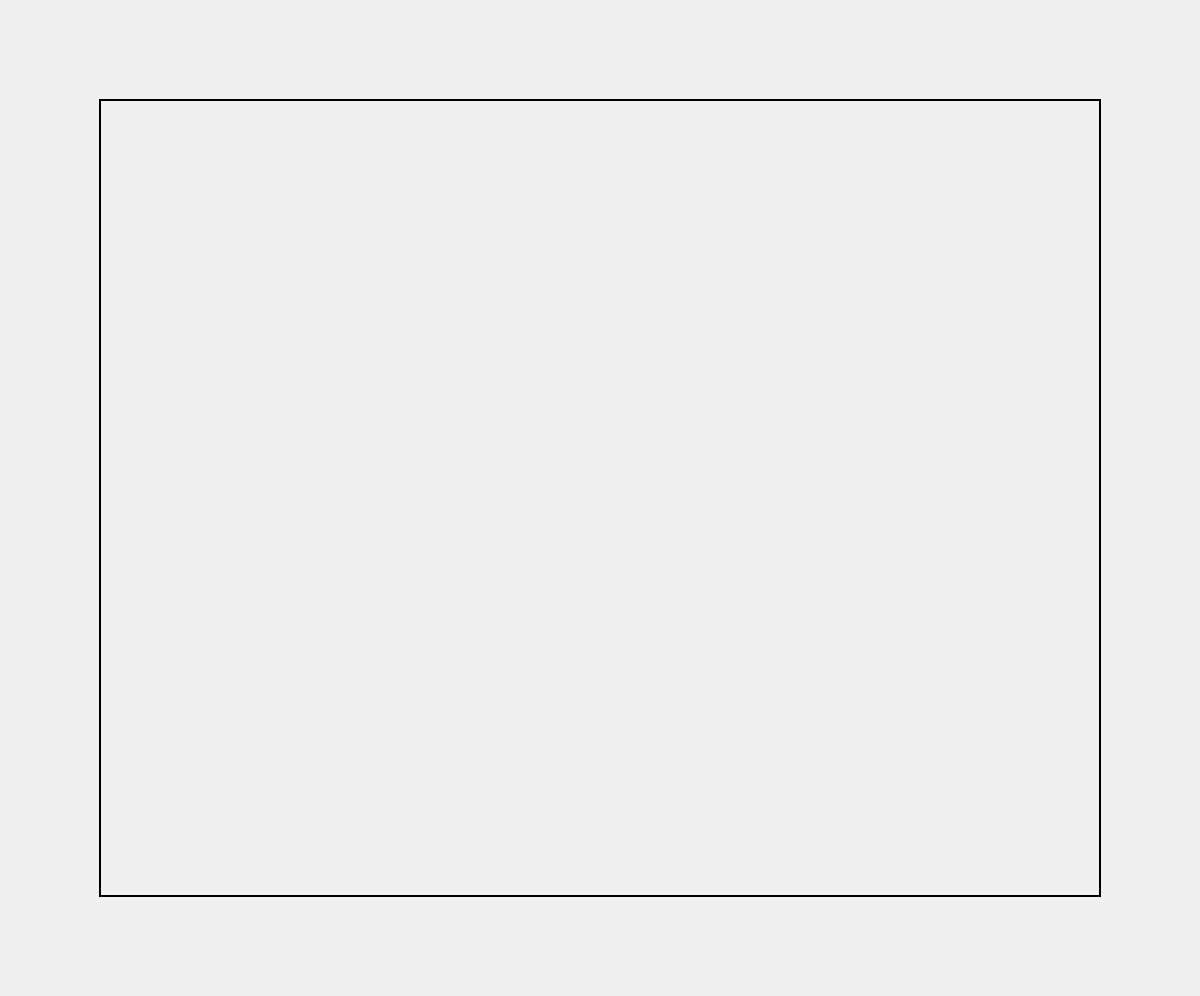
Frame 1 (no input)
Frame 60 (no input): identical to frame 1, image omitted
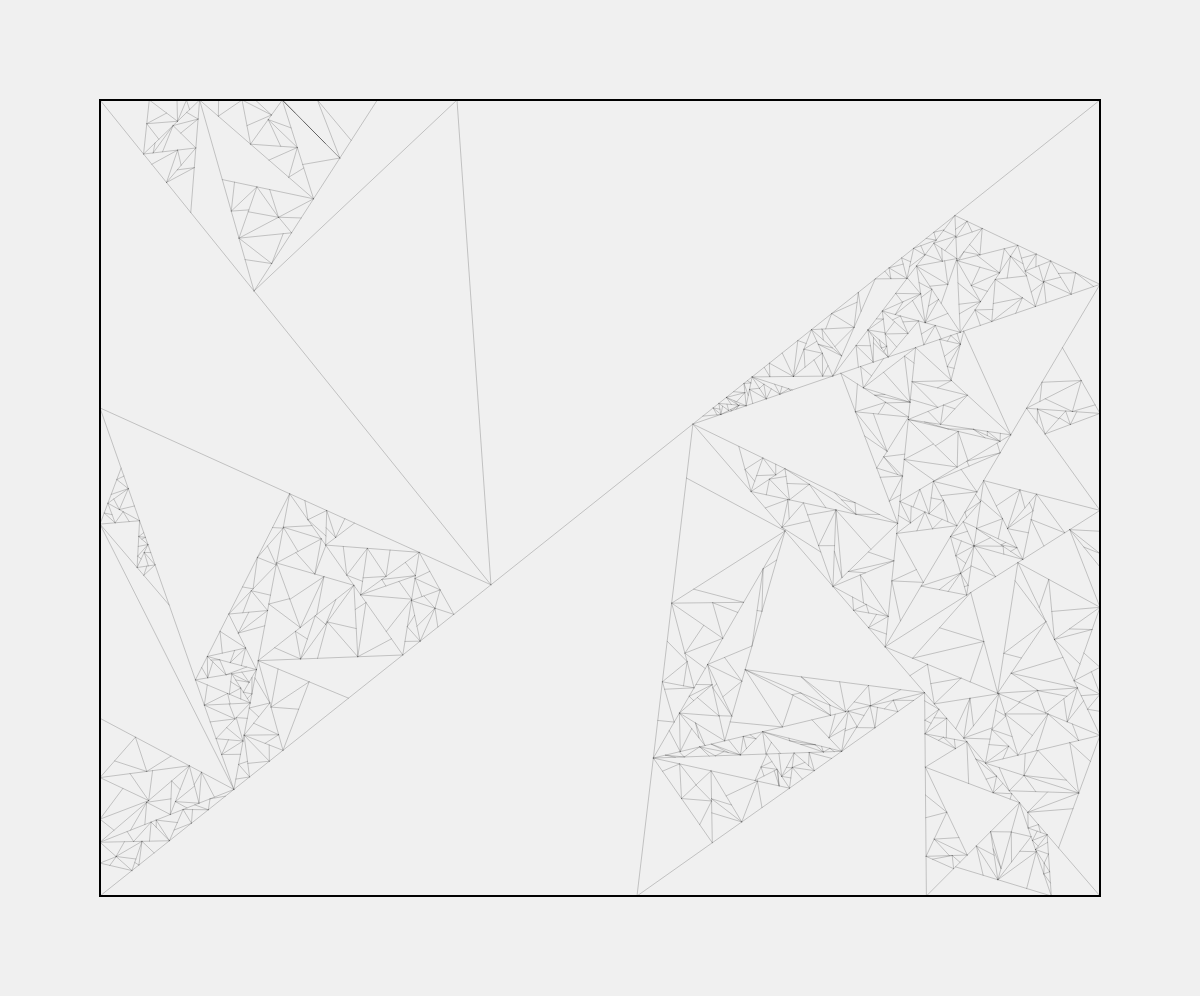
Frame 120 (the mouse pressed at the canvas centre since frame 60)

The p5.js sketch that drew these frames (run headless with seeded random() and noise() and a simulated clock; from frame 60 on, the mouse is pressed at the canvas centre):

// p5.js sketch
// ── sketch.js
let backgroundColor = [360, 0, 90, 1];
let randomTriangles = true;
let variance = 0.14;
let fixedScale = 0.5;
let recursion_depth = 16;
let alpha = 1;
let border = 100;
let thickness = 0.2;
let stopOdds = 0.1;

class Triangle {
  constructor(a, b, c) {
    this.vertices = [a, b, c];
    this.sides = [[b, c], [a, c], [a, b]];
    this.midPoint = new Point2D((a.x + b.x + c.x) / 3, (a.y + b.y + c.y) / 3);
  }
}
class Point2D {
  constructor(x, y) {
    this.x = x;
    this.y = y;
  }
}

let draw_i = 0;

let triangles = [];
function setup() {
  createCanvas(windowWidth, windowHeight - 4);
  background(240);
  triangles = [
    new Triangle(
      new Point2D(border, border),
      new Point2D(border, height - border),
      new Point2D(width - border, border)
    )
  ];

  triangles.push(
    new Triangle(
      new Point2D(border, height - border),
      new Point2D(width - border, border),
      new Point2D(width - border, height - border)
    )
  );

  drawFrame();
  colorMode(HSB)
  strokeWeight(thickness);
}

function drawFrame() {
  push()
  noFill()
  strokeWeight(2);
  rect(border, border, width - border * 2, height - border * 2);
  pop()
}

function draw() {
  if(mouseY < border || mouseY > height - border) return;
  let depthProportion = mouseY / (height - 2 * border)
  if (draw_i > recursion_depth * depthProportion) return;
  if(draw_i===0) line(border, height - border, width - border, border);
  draw_i++;

  if (draw_i > recursion_depth) return;
  if (triangles.length === 0) return;

  let newTriangles = [];
  for (let i = 0; i < triangles.length; i++) {
    if (random() < stopOdds) {
      continue;
    }
    let divisions = createTriangles(triangles[i]);
    newTriangles.push(...divisions.triangles);
    line(
      divisions.edge.a.x,
      divisions.edge.a.y,
      divisions.edge.b.x,
      divisions.edge.b.y
    );
  }
  triangles = newTriangles;
}

function getSideDistance(sides) {
  let a = sides[0],
    b = sides[1];
  return Math.sqrt((a.x - b.x) ** 2 + (a.y - b.y) ** 2);
}

function getLongestSide(triangle) {
  let longestSide = {
    side: triangle.sides[0],
    distance: getSideDistance(triangle.sides[0]),
    vertex: triangle.vertices[0]
  };

  for (let i = 1; i < triangle.sides.length; i++) {
    let sideDistance = getSideDistance(triangle.sides[i]);
    if (sideDistance > longestSide.distance) {
      longestSide.side = triangle.sides[i];
      longestSide.distance = sideDistance;
      longestSide.vertex = triangle.vertices[i];
    }
  }
  return longestSide;
}

function getRatio() {
  if (randomTriangles) {
    let r = randomGaussian(.5, variance);
    if (r > 1) return 1;
    if (r < 0) return 0;
    return r;
  } else {
    return fixedScale;
  }
}

function choosePoint(side) {
  let ratio = getRatio();
  let point = new Point2D(side[1].x - side[0].x, side[1].y - side[0].y);

  point.x *= ratio;
  point.y *= ratio;

  point.x += side[0].x;
  point.y += side[0].y;

  return point;
}

function createTriangles(triangle) {
  let longestSide = getLongestSide(triangle);
  let newVertex = choosePoint(longestSide.side);
  return {
    triangles: [
      new Triangle(longestSide.vertex, longestSide.side[0], newVertex),
      new Triangle(longestSide.vertex, longestSide.side[1], newVertex)
    ],
    edge: {
      a: { x: longestSide.vertex.x, y: longestSide.vertex.y },
      b: { x: newVertex.x, y: newVertex.y }
    }
  };
}
